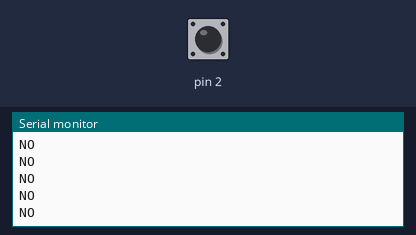
The sketch below on a simulated Arduino Uno, built with avr-gcc and run on an emulated ATmega328P. Shown: the last lines printed to the serial monitor. The test bench sets the inputs (shaded band); at power-on: pin 2 LOW.

Above: at 1.2 s.
1.3 s: pin 2 driven HIGH
At 2.3 s:
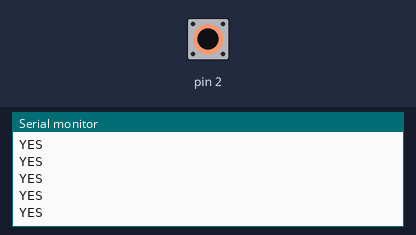
3.2 s: pin 2 pulsed LOW 5 times (0.12 s each, 0.3 s apart)
At 4.2 s:
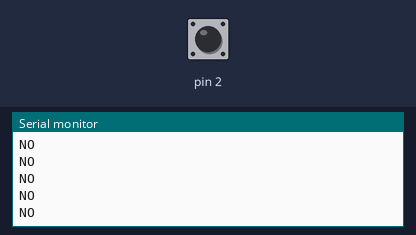

Measured:
- after the input at 1.3 s, the serial monitor: prints a new line after 0.07 s (image 1)

The sketch:

Question2.2-1.ino
```cpp
void setup () {
  pinMode (2, INPUT);
  Serial.begin (9600);
}

void loop () {
  if (digitalRead (2) == 1) {
    Serial.println ("YES");
  } else {
    Serial.println ("NO");
  }
}
```
